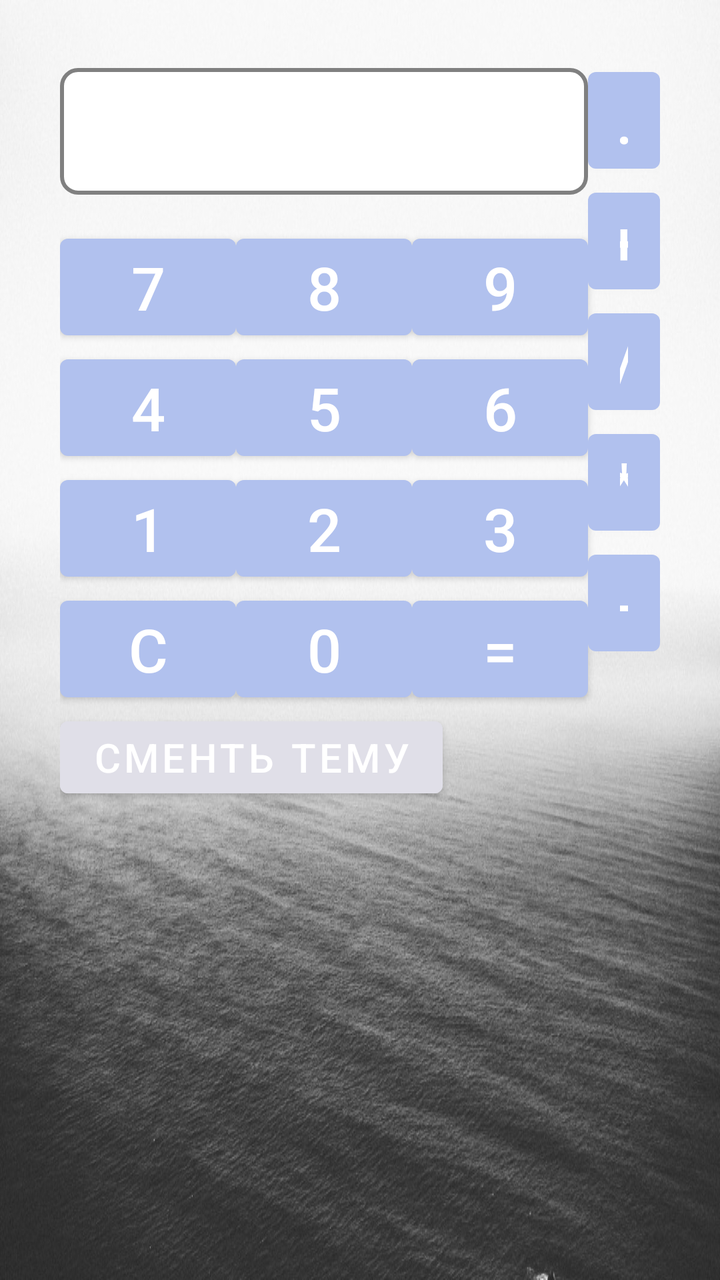
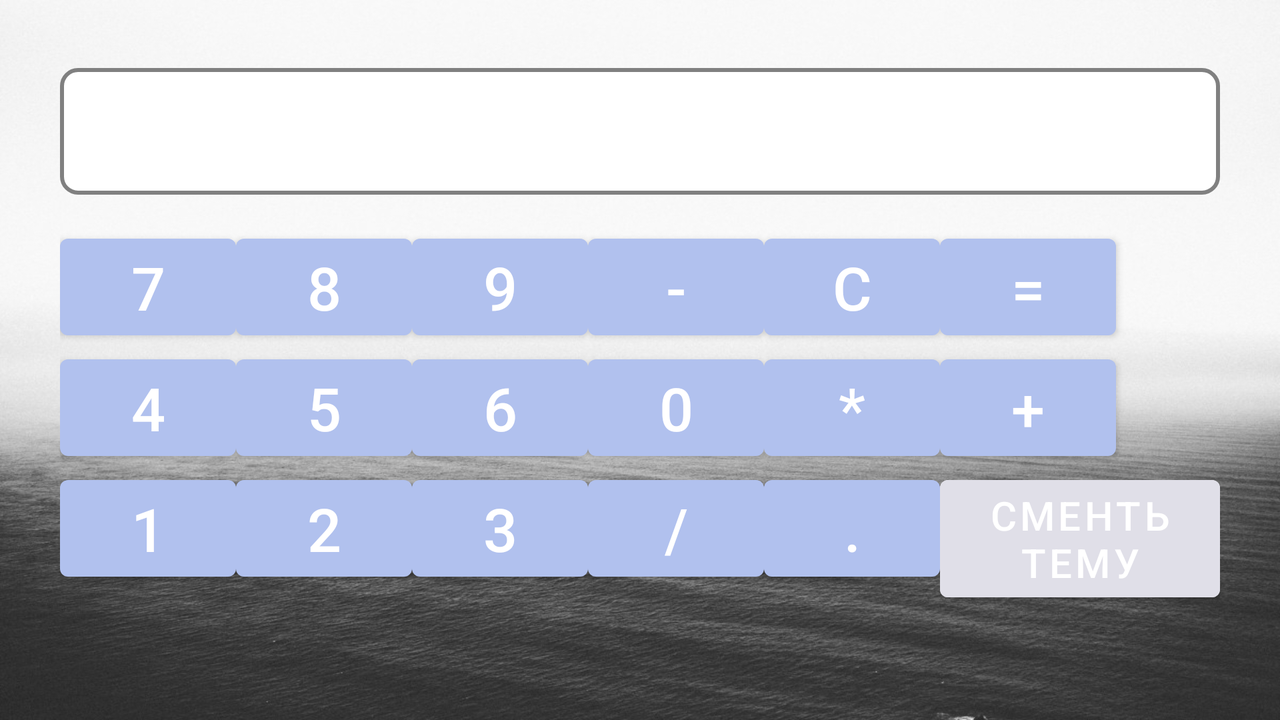

An Android layout and its configuration variant, each rendered on a device that would load it. The default file and the variant file are quoted in full after the pictures.
<!-- AndroidManifest.xml: application theme Theme.Сalculator_app -->
<!-- res/layout/activity_main.xml -->
<?xml version="1.0" encoding="utf-8"?>
<RelativeLayout xmlns:android="http://schemas.android.com/apk/res/android"
    xmlns:app="http://schemas.android.com/apk/res-auto"
    xmlns:tools="http://schemas.android.com/tools"
    android:layout_width="wrap_content"
    android:layout_height="wrap_content"
    android:padding="@dimen/padMain"
    tools:context=".CalculatorActivity">

    <TextView
        android:id="@+id/text"
        style="@style/text_win_style"
        android:layout_width="match_parent"
        android:layout_height="wrap_content"
        android:layout_toStartOf="@id/point" />

    <com.google.android.material.button.MaterialButton
        android:id="@+id/seven"
        android:layout_width="wrap_content"
        android:layout_height="wrap_content"
        android:layout_below="@id/text"
        android:text="@string/button7" />

    <com.google.android.material.button.MaterialButton
        android:id="@+id/eight"
        android:layout_width="wrap_content"
        android:layout_height="wrap_content"
        android:layout_below="@id/text"
        android:layout_toEndOf="@id/seven"
        android:text="@string/button8" />

    <com.google.android.material.button.MaterialButton
        android:id="@+id/nine"
        android:layout_width="wrap_content"
        android:layout_height="wrap_content"
        android:layout_below="@id/text"
        android:layout_toEndOf="@id/eight"
        android:text="@string/button9" />

    <com.google.android.material.button.MaterialButton
        android:id="@+id/four"
        android:layout_width="wrap_content"
        android:layout_height="wrap_content"
        android:layout_below="@id/seven"
        android:text="@string/button4" />

    <com.google.android.material.button.MaterialButton
        android:id="@+id/five"
        android:layout_width="wrap_content"
        android:layout_height="wrap_content"
        android:layout_below="@id/eight"
        android:layout_toEndOf="@id/four"
        android:text="@string/button5" />

    <com.google.android.material.button.MaterialButton
        android:id="@+id/six"
        android:layout_width="wrap_content"
        android:layout_height="wrap_content"
        android:layout_below="@id/nine"
        android:layout_toEndOf="@id/five"
        android:text="@string/button6" />

    <com.google.android.material.button.MaterialButton
        android:id="@+id/one"
        android:layout_width="wrap_content"
        android:layout_height="wrap_content"
        android:layout_below="@id/four"
        android:text="@string/button1" />

    <com.google.android.material.button.MaterialButton
        android:id="@+id/two"
        android:layout_width="wrap_content"
        android:layout_height="wrap_content"
        android:layout_below="@id/five"
        android:layout_toEndOf="@id/one"
        android:text="@string/button2" />

    <com.google.android.material.button.MaterialButton
        android:id="@+id/three"
        android:layout_width="wrap_content"
        android:layout_height="wrap_content"
        android:layout_below="@id/six"
        android:layout_toEndOf="@id/two"
        android:text="@string/button3" />

    <com.google.android.material.button.MaterialButton
        android:id="@+id/reset"
        android:layout_width="wrap_content"
        android:layout_height="wrap_content"
        android:layout_below="@id/one"
        android:text="@string/button_discharge" />

    <com.google.android.material.button.MaterialButton
        android:id="@+id/zero"
        android:layout_width="wrap_content"
        android:layout_height="wrap_content"
        android:layout_below="@id/two"
        android:layout_alignEnd="@id/eight"
        android:text="@string/button0" />

    <com.google.android.material.button.MaterialButton
        android:id="@+id/equals"
        android:layout_width="wrap_content"
        android:layout_height="wrap_content"
        android:layout_below="@id/three"
        android:layout_alignEnd="@id/nine"
        android:text="@string/button_equally" />

    <com.google.android.material.button.MaterialButton
        android:id="@+id/division"
        android:layout_width="wrap_content"
        android:layout_height="wrap_content"
        android:layout_below="@id/plus"
        android:layout_toEndOf="@id/six"
        android:text="@string/button_del" />

    <com.google.android.material.button.MaterialButton
        android:id="@+id/multiply"
        android:layout_width="wrap_content"
        android:layout_height="wrap_content"
        android:layout_below="@id/division"
        android:layout_toEndOf="@id/three"
        android:text="@string/button_mux" />

    <com.google.android.material.button.MaterialButton
        android:id="@+id/minus"
        android:layout_width="wrap_content"
        android:layout_height="wrap_content"
        android:layout_below="@id/multiply"
        android:layout_toEndOf="@id/equals"
        android:text="@string/button_minus" />

    <com.google.android.material.button.MaterialButton
        android:id="@+id/plus"
        android:layout_width="wrap_content"
        android:layout_height="wrap_content"
        android:layout_below="@id/point"
        android:layout_toEndOf="@id/nine"
        android:text="@string/button_plus" />

    <com.google.android.material.button.MaterialButton
        android:id="@+id/point"
        android:layout_width="wrap_content"
        android:layout_height="wrap_content"
        android:layout_toEndOf="@id/nine"
        android:text="@string/button_point" />

    <com.google.android.material.button.MaterialButton
        android:id="@+id/change"
        style="@style/theme"
        android:layout_width="wrap_content"
        android:layout_height="wrap_content"
        android:layout_below="@id/reset"
        android:text="@string/day_night" />

</RelativeLayout>
<!-- resources referenced by this layout -->
<resources>
  <dimen name="padMain">30dp</dimen>
  <string name="button0">0</string>
  <string name="button1">1</string>
  <string name="button2">2</string>
  <string name="button3">3</string>
  <string name="button4">4</string>
  <string name="button5">5</string>
  <string name="button6">6</string>
  <string name="button7">7</string>
  <string name="button8">8</string>
  <string name="button9">9</string>
  <string name="button_del">/</string>
  <string name="button_discharge">C</string>
  <string name="button_equally">=</string>
  <string name="button_minus">-</string>
  <string name="button_mux">*</string>
  <string name="button_plus">+</string>
  <string name="button_point">.</string>
  <string name="day_night">Сменть тему</string>
  <style name="text_win_style" parent="MaterialAlertDialog.MaterialComponents.Title.Text">
          <item name="android:layout_centerHorizontal">true</item>
          <item name="android:layout_marginTop">@dimen/marTop</item>
          <item name="android:layout_marginBottom">@dimen/marBot</item>
          <item name="android:background">@drawable/input_text</item>
          <item name="android:paddingStart">@dimen/padStart</item>
          <item name="android:paddingTop">@dimen/padTop</item>
          <item name="android:paddingEnd">@dimen/padEnd</item>
          <item name="android:paddingBottom">@dimen/padBottom</item>
          <item name="android:textSize">@dimen/textViewSize</item>
      </style>
  <style name="theme">
          <item name="android:backgroundTint">@color/grey</item>
          <item name="android:textSize">@dimen/calc_button_size_theme</item>
      </style>
  <style name="Theme.Сalculator_app" parent="Theme.MaterialComponents.DayNight.DarkActionBar">
          <item name="colorOnPrimary">@color/white</item>
          <item name="android:background">@drawable/pic</item>
          <item name="android:layout_weight">1</item>
          <item name="colorPrimary">@color/blue</item>
          <item name="android:textSize">@dimen/calc_button_size</item>
      </style>
  <dimen name="marTop">4dp</dimen>
  <dimen name="marBot">16dp</dimen>
  <!-- drawable input_text (drawable) -->
  <?xml version="1.0" encoding="utf-8"?>
  <shape xmlns:android="http://schemas.android.com/apk/res/android"
      android:shape="rectangle">
  
      <corners android:radius="8dp" />
  
      <stroke
          android:width="2dp"
          android:color="#808080" />
  
      <solid android:color="#ffffff" />
  
  </shape>
  <dimen name="padStart">2dp</dimen>
  <dimen name="padTop">2dp</dimen>
  <dimen name="padEnd">4dp</dimen>
  <dimen name="padBottom">8dp</dimen>
  <dimen name="textViewSize">40sp</dimen>
  <color name="grey">#E0DFE8</color>
  <dimen name="calc_button_size_theme">20sp</dimen>
  <color name="white">#FFFFFFFF</color>
  <!-- drawable pic: png bitmap (drawable-v24, 465961 bytes) -->
  <color name="blue">#B1C1EE</color>
  <dimen name="calc_button_size">30sp</dimen>
</resources>
<!-- res/layout-land/activity_main.xml (the repository's variant of the layout above) -->
<!-- drawn on the phone turned sideways -->
<RelativeLayout xmlns:android="http://schemas.android.com/apk/res/android"
    xmlns:app="http://schemas.android.com/apk/res-auto"
    xmlns:tools="http://schemas.android.com/tools"
    android:layout_width="wrap_content"
    android:layout_height="wrap_content"
    android:padding="@dimen/padMain"
    tools:context=".CalculatorActivity">

    <TextView
        android:id="@+id/text"
        style="@style/text_win_style"
        android:layout_width="match_parent"
        android:layout_height="wrap_content" />

    <com.google.android.material.button.MaterialButton
        android:id="@+id/seven"
        android:layout_width="wrap_content"
        android:layout_height="wrap_content"
        android:layout_below="@id/text"
        android:text="@string/button7" />

    <com.google.android.material.button.MaterialButton
        android:id="@+id/eight"
        android:layout_width="wrap_content"
        android:layout_height="wrap_content"
        android:layout_below="@id/text"
        android:layout_toEndOf="@id/seven"
        android:text="@string/button8" />

    <com.google.android.material.button.MaterialButton
        android:id="@+id/nine"
        android:layout_width="wrap_content"
        android:layout_height="wrap_content"
        android:layout_below="@id/text"
        android:layout_toEndOf="@id/eight"
        android:text="@string/button9" />

    <com.google.android.material.button.MaterialButton
        android:id="@+id/four"
        android:layout_width="wrap_content"
        android:layout_height="wrap_content"
        android:layout_below="@id/seven"
        android:text="@string/button4" />

    <com.google.android.material.button.MaterialButton
        android:id="@+id/five"
        android:layout_width="wrap_content"
        android:layout_height="wrap_content"
        android:layout_below="@id/eight"
        android:layout_toEndOf="@id/four"
        android:text="@string/button5" />

    <com.google.android.material.button.MaterialButton
        android:id="@+id/six"
        android:layout_width="wrap_content"
        android:layout_height="wrap_content"
        android:layout_below="@id/nine"
        android:layout_toEndOf="@id/five"
        android:text="@string/button6" />

    <com.google.android.material.button.MaterialButton
        android:id="@+id/one"
        android:layout_width="wrap_content"
        android:layout_height="wrap_content"
        android:layout_below="@id/four"
        android:text="@string/button1" />

    <com.google.android.material.button.MaterialButton
        android:id="@+id/two"
        android:layout_width="wrap_content"
        android:layout_height="wrap_content"
        android:layout_below="@id/five"
        android:layout_toEndOf="@id/one"
        android:text="@string/button2" />

    <Button
        android:id="@+id/three"
        android:layout_width="wrap_content"
        android:layout_height="wrap_content"
        android:layout_below="@id/six"
        android:layout_toEndOf="@id/two"
        android:text="@string/button3" />

    <com.google.android.material.button.MaterialButton
        android:id="@+id/reset"
        android:layout_width="wrap_content"
        android:layout_height="wrap_content"
        android:layout_below="@id/text"
        android:layout_toEndOf="@id/minus"
        android:text="@string/button_discharge" />

    <com.google.android.material.button.MaterialButton
        android:id="@+id/zero"
        android:layout_width="wrap_content"
        android:layout_height="wrap_content"
        android:layout_below="@id/minus"
        android:layout_toEndOf="@id/six"
        android:text="@string/button0" />

    <com.google.android.material.button.MaterialButton
        android:id="@+id/equals"
        android:layout_width="wrap_content"
        android:layout_height="wrap_content"
        android:layout_below="@id/text"
        android:layout_toEndOf="@id/reset"
        android:text="@string/button_equally" />

    <com.google.android.material.button.MaterialButton
        android:id="@+id/division"
        android:layout_width="wrap_content"
        android:layout_height="wrap_content"
        android:layout_below="@id/zero"
        android:layout_toEndOf="@id/nine"
        android:text="@string/button_del" />

    <com.google.android.material.button.MaterialButton
        android:id="@+id/multiply"
        android:layout_width="wrap_content"
        android:layout_height="wrap_content"
        android:layout_below="@id/reset"
        android:layout_toEndOf="@id/division"
        android:text="@string/button_mux" />

    <com.google.android.material.button.MaterialButton
        android:id="@+id/minus"
        android:layout_width="wrap_content"
        android:layout_height="wrap_content"
        android:layout_below="@id/text"
        android:layout_toEndOf="@id/three"
        android:text="@string/button_minus" />

    <com.google.android.material.button.MaterialButton
        android:id="@+id/plus"
        android:layout_width="wrap_content"
        android:layout_height="wrap_content"
        android:layout_below="@id/equals"
        android:layout_toEndOf="@id/multiply"
        android:text="@string/button_plus" />

    <com.google.android.material.button.MaterialButton
        android:id="@+id/change"
        style="@style/theme"
        android:layout_width="wrap_content"
        android:layout_height="wrap_content"
        android:layout_below="@id/plus"
        android:layout_toEndOf="@id/point"
        android:text="@string/day_night" />

    <com.google.android.material.button.MaterialButton
        android:id="@+id/point"
        android:layout_width="wrap_content"
        android:layout_height="wrap_content"
        android:layout_below="@id/multiply"
        android:layout_toEndOf="@id/division"
        android:text="@string/button_point" />


</RelativeLayout>
